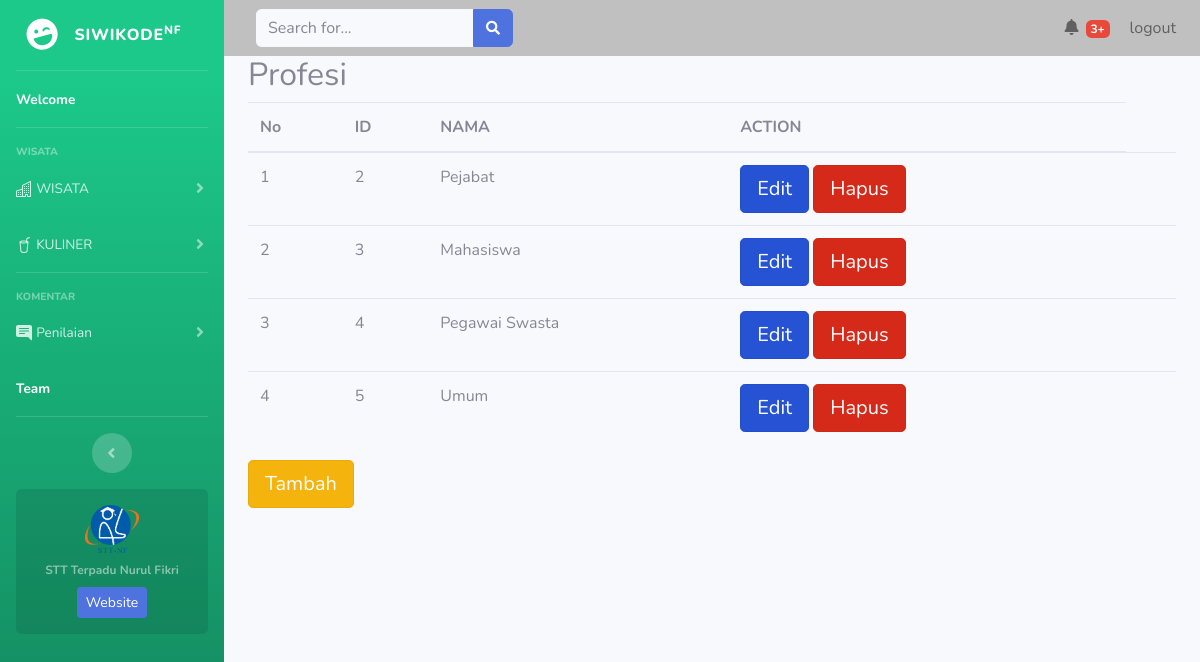
Page /siwikode/index.php/profesi on the committed database.
### tables this page shows
CREATE TABLE `profesi` (
  `id` int(11) NOT NULL,
  `nama_profesi` varchar(20) DEFAULT NULL
);

### siwikode/application/controllers/Profesi.php (called while the page is built, shortened)
<?php
class Profesi extends CI_Controller {
    public function index() {
        $this->load->model('profesi_model', 'profesi');
        $data['list_profesi'] = $this->profesi->getAll();
            $this->load->view('layouts/header');
            $this->load->view('profesi/index', $data);
            $this->load->view('layouts/footer');
    }
}
?>

### siwikode/index.php (called while the page is built, shortened)
<?php
require_once BASEPATH.'core/CodeIgniter.php';

### siwikode/application/models/Profesi_model.php (called while the page is built, shortened)
<?php
class Profesi_model extends CI_Model{
   public function getAll(){
   $query = $this->db->get('profesi');
   return $query;
}
}
?>

### siwikode/application/views/profesi/index.php (the view, shortened to what this page needs)
<table class="table">
<h2>Profesi</h2>
<thead>
<tr>
<th>No</th>
<th>ID</th>
<th>NAMA</th>
<th>ACTION</th>
</tr>
</thead>
<tbody>
<?php
$nomor=1;
foreach ($list_profesi->result() as $row) {
    echo '<tr><td>'.$nomor.'</td>';
    echo '<td>'.$row->id .'</td>';
    echo '<td>'.$row->nama_profesi .'</td>';
    echo '<td>
    <a href="'.base_url().'index.php/profesi/edit/'.$row->id.'" class="btn btn-primary btn-lg active" role="button" aria-pressed="true">Edit</a>
    <a href="'.base_url().'index.php/profesi/delete/'.$row->id.'" class="btn btn-danger btn-lg active" role="button" aria-pressed="true"
    onclick="return hapusDosen(\'Data Profesi yang bernama ' .$row->nama_profesi.' akan dihapus ? \')">Hapus</a>
    <td/>';
    echo '</tr>';
    $nomor++;
} ?>
</tbody>
</table>
<a href="<?=base_url()?>index.php/profesi/create" class="btn btn-warning btn-lg active" role="button" aria-pressed="true">Tambah</a>

### rows in the picture
profesi: id "2", nama_profesi "Pejabat"
profesi: id "3", nama_profesi "Mahasiswa"
profesi: id "4", nama_profesi "Pegawai Swasta"
profesi: id "5", nama_profesi "Umum"
